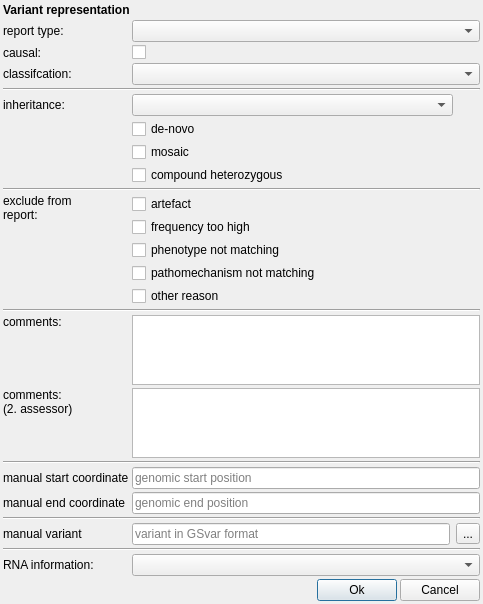
<?xml version="1.0" encoding="UTF-8"?>
<ui version="4.0">
 <class>ReportVariantDialog</class>
 <widget class="QDialog" name="ReportVariantDialog">
  <property name="geometry">
   <rect>
    <x>0</x>
    <y>0</y>
    <width>483</width>
    <height>563</height>
   </rect>
  </property>
  <property name="windowTitle">
   <string>Report configuration for variant</string>
  </property>
  <property name="windowIcon">
   <iconset resource="GSvar.qrc">
    <normaloff>:/Icons/Report.png</normaloff>:/Icons/Report.png</iconset>
  </property>
  <layout class="QGridLayout" name="gridLayout" columnstretch="0,0,0,0">
   <property name="leftMargin">
    <number>3</number>
   </property>
   <property name="topMargin">
    <number>3</number>
   </property>
   <property name="rightMargin">
    <number>3</number>
   </property>
   <property name="bottomMargin">
    <number>3</number>
   </property>
   <property name="spacing">
    <number>3</number>
   </property>
   <item row="21" column="1" colspan="3">
    <widget class="QLineEdit" name="manual_cnv_start">
     <property name="placeholderText">
      <string>genomic start position</string>
     </property>
    </widget>
   </item>
   <item row="20" column="0" colspan="4">
    <widget class="Line" name="manual_line">
     <property name="orientation">
      <enum>Qt::Horizontal</enum>
     </property>
    </widget>
   </item>
   <item row="22" column="1" colspan="3">
    <widget class="QLineEdit" name="manual_cnv_end">
     <property name="placeholderText">
      <string>genomic end position</string>
     </property>
    </widget>
   </item>
   <item row="14" column="1" colspan="3">
    <widget class="QCheckBox" name="exclude_phenotype">
     <property name="text">
      <string>phenotype not matching</string>
     </property>
    </widget>
   </item>
   <item row="2" column="1" colspan="3">
    <widget class="QComboBox" name="type"/>
   </item>
   <item row="12" column="1" colspan="3">
    <widget class="QCheckBox" name="exclude_artefact">
     <property name="text">
      <string>artefact</string>
     </property>
    </widget>
   </item>
   <item row="16" column="1" colspan="3">
    <widget class="QCheckBox" name="exclude_other">
     <property name="text">
      <string>other reason</string>
     </property>
    </widget>
   </item>
   <item row="4" column="0">
    <widget class="QLabel" name="label_8">
     <property name="toolTip">
      <string>The variant is causal for the patient phenotype(s).</string>
     </property>
     <property name="text">
      <string>causal:</string>
     </property>
     <property name="alignment">
      <set>Qt::AlignLeading|Qt::AlignLeft|Qt::AlignVCenter</set>
     </property>
    </widget>
   </item>
   <item row="13" column="1" colspan="3">
    <widget class="QCheckBox" name="exclude_frequency">
     <property name="text">
      <string>frequency too high</string>
     </property>
    </widget>
   </item>
   <item row="15" column="1" colspan="3">
    <widget class="QCheckBox" name="exclude_mechanism">
     <property name="text">
      <string>pathomechanism not matching</string>
     </property>
    </widget>
   </item>
   <item row="19" column="1" colspan="3">
    <widget class="QPlainTextEdit" name="comments2"/>
   </item>
   <item row="9" column="0">
    <widget class="QLabel" name="label_4">
     <property name="toolTip">
      <string>The variant is in mosaic state.</string>
     </property>
     <property name="text">
      <string/>
     </property>
     <property name="alignment">
      <set>Qt::AlignLeading|Qt::AlignLeft|Qt::AlignVCenter</set>
     </property>
    </widget>
   </item>
   <item row="19" column="0">
    <widget class="QLabel" name="label_9">
     <property name="toolTip">
      <string>&lt;html&gt;&lt;head/&gt;&lt;body&gt;&lt;p&gt;Comments of a second person that reviews the first evaluation.&lt;/p&gt;&lt;/body&gt;&lt;/html&gt;</string>
     </property>
     <property name="text">
      <string>&lt;html&gt;&lt;head/&gt;&lt;body&gt;&lt;p&gt;comments:&lt;br/&gt;(2. assessor)&lt;/p&gt;&lt;/body&gt;&lt;/html&gt;</string>
     </property>
     <property name="alignment">
      <set>Qt::AlignLeading|Qt::AlignLeft|Qt::AlignTop</set>
     </property>
     <property name="wordWrap">
      <bool>true</bool>
     </property>
    </widget>
   </item>
   <item row="4" column="1" colspan="3">
    <widget class="QCheckBox" name="causal">
     <property name="text">
      <string/>
     </property>
    </widget>
   </item>
   <item row="18" column="0">
    <widget class="QLabel" name="label_6">
     <property name="toolTip">
      <string>&lt;html&gt;&lt;head/&gt;&lt;body&gt;&lt;p&gt;Comments of the first evaluation.&lt;/p&gt;&lt;/body&gt;&lt;/html&gt;</string>
     </property>
     <property name="text">
      <string>comments:</string>
     </property>
     <property name="alignment">
      <set>Qt::AlignLeading|Qt::AlignLeft|Qt::AlignTop</set>
     </property>
    </widget>
   </item>
   <item row="8" column="1" colspan="3">
    <widget class="QCheckBox" name="de_novo">
     <property name="text">
      <string>de-novo</string>
     </property>
    </widget>
   </item>
   <item row="2" column="0">
    <widget class="QLabel" name="label">
     <property name="toolTip">
      <string>&lt;html&gt;&lt;head/&gt;&lt;body&gt;&lt;p&gt;Report type the variant belongs to.&lt;/p&gt;&lt;p&gt;This information is mandatory!&lt;/p&gt;&lt;/body&gt;&lt;/html&gt;</string>
     </property>
     <property name="text">
      <string>report type:</string>
     </property>
     <property name="alignment">
      <set>Qt::AlignLeading|Qt::AlignLeft|Qt::AlignVCenter</set>
     </property>
    </widget>
   </item>
   <item row="7" column="1" colspan="2">
    <widget class="QComboBox" name="inheritance">
     <property name="toolTip">
      <string>Inhertitance mode of the variant.</string>
     </property>
    </widget>
   </item>
   <item row="18" column="1" colspan="3">
    <widget class="QPlainTextEdit" name="comments"/>
   </item>
   <item row="7" column="3">
    <widget class="QLabel" name="inheritance_hint">
     <property name="sizePolicy">
      <sizepolicy hsizetype="Preferred" vsizetype="Preferred">
       <horstretch>0</horstretch>
       <verstretch>0</verstretch>
      </sizepolicy>
     </property>
     <property name="maximumSize">
      <size>
       <width>18</width>
       <height>18</height>
      </size>
     </property>
     <property name="text">
      <string/>
     </property>
     <property name="pixmap">
      <pixmap resource="../cppGUI/resources.qrc">:/Icons/Info.png</pixmap>
     </property>
     <property name="scaledContents">
      <bool>true</bool>
     </property>
    </widget>
   </item>
   <item row="0" column="0" colspan="4">
    <widget class="QLabel" name="variant">
     <property name="font">
      <font>
       <weight>75</weight>
       <bold>true</bold>
      </font>
     </property>
     <property name="text">
      <string>Variant representation</string>
     </property>
     <property name="textInteractionFlags">
      <set>Qt::LinksAccessibleByMouse|Qt::TextSelectableByMouse</set>
     </property>
    </widget>
   </item>
   <item row="8" column="0">
    <widget class="QLabel" name="label_3">
     <property name="toolTip">
      <string>The variant is de-novo.</string>
     </property>
     <property name="text">
      <string/>
     </property>
     <property name="alignment">
      <set>Qt::AlignLeading|Qt::AlignLeft|Qt::AlignVCenter</set>
     </property>
     <property name="buddy">
      <cstring>de_novo</cstring>
     </property>
    </widget>
   </item>
   <item row="6" column="0" colspan="4">
    <widget class="Line" name="line">
     <property name="orientation">
      <enum>Qt::Horizontal</enum>
     </property>
    </widget>
   </item>
   <item row="7" column="0">
    <widget class="QLabel" name="label_2">
     <property name="text">
      <string>inheritance:</string>
     </property>
     <property name="alignment">
      <set>Qt::AlignLeading|Qt::AlignLeft|Qt::AlignVCenter</set>
     </property>
    </widget>
   </item>
   <item row="5" column="0">
    <widget class="QLabel" name="label_classification">
     <property name="text">
      <string>classifcation:</string>
     </property>
    </widget>
   </item>
   <item row="17" column="0" colspan="4">
    <widget class="Line" name="line_3">
     <property name="orientation">
      <enum>Qt::Horizontal</enum>
     </property>
    </widget>
   </item>
   <item row="10" column="1" colspan="3">
    <widget class="QCheckBox" name="comp_het">
     <property name="text">
      <string>compound heterozygous</string>
     </property>
    </widget>
   </item>
   <item row="12" column="0" rowspan="5">
    <widget class="QLabel" name="label_7">
     <property name="toolTip">
      <string>Reasons why the variant is excluded from the report.</string>
     </property>
     <property name="text">
      <string>&lt;html&gt;&lt;head/&gt;&lt;body&gt;&lt;p&gt;exclude from&lt;br/&gt;report:&lt;/p&gt;&lt;/body&gt;&lt;/html&gt;</string>
     </property>
     <property name="alignment">
      <set>Qt::AlignLeading|Qt::AlignLeft|Qt::AlignTop</set>
     </property>
     <property name="wordWrap">
      <bool>true</bool>
     </property>
    </widget>
   </item>
   <item row="9" column="1" colspan="3">
    <widget class="QCheckBox" name="mosaic">
     <property name="text">
      <string>mosaic</string>
     </property>
    </widget>
   </item>
   <item row="10" column="0">
    <widget class="QLabel" name="label_5">
     <property name="toolTip">
      <string>The variant is compound-heterozygous.</string>
     </property>
     <property name="text">
      <string/>
     </property>
     <property name="alignment">
      <set>Qt::AlignLeading|Qt::AlignLeft|Qt::AlignVCenter</set>
     </property>
    </widget>
   </item>
   <item row="5" column="1" colspan="3">
    <widget class="QComboBox" name="classification"/>
   </item>
   <item row="28" column="0" colspan="4">
    <layout class="QHBoxLayout" name="horizontalLayout_2">
     <property name="spacing">
      <number>3</number>
     </property>
     <item>
      <spacer name="horizontalSpacer">
       <property name="orientation">
        <enum>Qt::Horizontal</enum>
       </property>
       <property name="sizeHint" stdset="0">
        <size>
         <width>40</width>
         <height>20</height>
        </size>
       </property>
      </spacer>
     </item>
     <item>
      <widget class="QLabel" name="error_label">
       <property name="minimumSize">
        <size>
         <width>16</width>
         <height>16</height>
        </size>
       </property>
       <property name="maximumSize">
        <size>
         <width>16</width>
         <height>16</height>
        </size>
       </property>
       <property name="text">
        <string/>
       </property>
       <property name="pixmap">
        <pixmap resource="GSvar.qrc">:/Icons/Attention.png</pixmap>
       </property>
       <property name="scaledContents">
        <bool>true</bool>
       </property>
      </widget>
     </item>
     <item>
      <widget class="QPushButton" name="btn_ok">
       <property name="text">
        <string>Ok</string>
       </property>
      </widget>
     </item>
     <item>
      <widget class="QPushButton" name="btn_cancel">
       <property name="text">
        <string>Cancel</string>
       </property>
      </widget>
     </item>
    </layout>
   </item>
   <item row="11" column="0" colspan="4">
    <widget class="Line" name="line_2">
     <property name="orientation">
      <enum>Qt::Horizontal</enum>
     </property>
    </widget>
   </item>
   <item row="26" column="0">
    <widget class="QLabel" name="label_10">
     <property name="text">
      <string>RNA information:</string>
     </property>
    </widget>
   </item>
   <item row="26" column="1" colspan="3">
    <widget class="QComboBox" name="rna_info"/>
   </item>
   <item row="21" column="0">
    <widget class="QLabel" name="manual_label_cnv_start">
     <property name="text">
      <string>manual start coordinate</string>
     </property>
    </widget>
   </item>
   <item row="25" column="0" colspan="4">
    <widget class="Line" name="line_5">
     <property name="orientation">
      <enum>Qt::Horizontal</enum>
     </property>
    </widget>
   </item>
   <item row="22" column="0">
    <widget class="QLabel" name="manual_label_cnv_end">
     <property name="text">
      <string>manual end coordinate</string>
     </property>
    </widget>
   </item>
   <item row="23" column="0" colspan="4">
    <widget class="Line" name="manual_line_2">
     <property name="orientation">
      <enum>Qt::Horizontal</enum>
     </property>
    </widget>
   </item>
   <item row="24" column="0">
    <widget class="QLabel" name="manual_label_small_var">
     <property name="text">
      <string>manual variant</string>
     </property>
    </widget>
   </item>
   <item row="24" column="1">
    <widget class="QLineEdit" name="manual_small_var">
     <property name="placeholderText">
      <string>variant in GSvar format</string>
     </property>
    </widget>
   </item>
   <item row="24" column="3">
    <widget class="QToolButton" name="manual_small_var_import">
     <property name="toolTip">
      <string>Create variant using other formats.</string>
     </property>
     <property name="text">
      <string>...</string>
     </property>
     <property name="icon">
      <iconset resource="GSvar.qrc">
       <normaloff>:/Icons/Import.png</normaloff>:/Icons/Import.png</iconset>
     </property>
    </widget>
   </item>
  </layout>
 </widget>
 <resources>
  <include location="../cppGUI/resources.qrc"/>
  <include location="GSvar.qrc"/>
 </resources>
 <connections>
  <connection>
   <sender>btn_ok</sender>
   <signal>clicked()</signal>
   <receiver>ReportVariantDialog</receiver>
   <slot>accept()</slot>
   <hints>
    <hint type="sourcelabel">
     <x>368</x>
     <y>576</y>
    </hint>
    <hint type="destinationlabel">
     <x>274</x>
     <y>474</y>
    </hint>
   </hints>
  </connection>
  <connection>
   <sender>btn_cancel</sender>
   <signal>clicked()</signal>
   <receiver>ReportVariantDialog</receiver>
   <slot>reject()</slot>
   <hints>
    <hint type="sourcelabel">
     <x>436</x>
     <y>576</y>
    </hint>
    <hint type="destinationlabel">
     <x>413</x>
     <y>475</y>
    </hint>
   </hints>
  </connection>
 </connections>
</ui>
